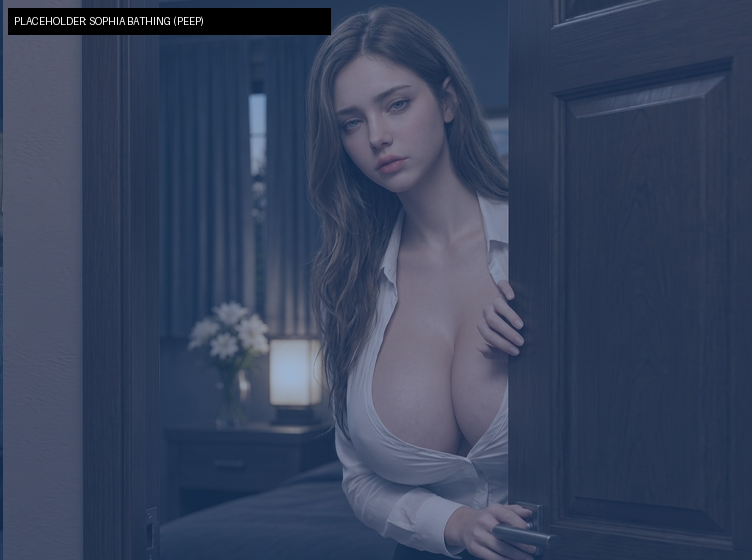
#> input picture assets/bg_sbpeek.png, 752 x 560 px, given in place of my_room_new.png, which was not available
$ python make_romance_assets.py
#> lines starting #> are read from the running program, lines starting #| are printed output that depends on the picture
"""v6.2: builds the new room pictures, the gift icons, the romance bar frame and the placeholder 'after the pill' pictures.
Usage: python3 tools/make_romance_assets.py <folder with the artist's uploads>
Writes assets/map_room.png + assets/map_room_up.png (11 x 7 tiles of 24 px, cropped from the 312x216 exports),
assets/gift_*.png (icons), assets/romance_bar.png (heart + empty track, the fill is drawn by main.c) and prints the track geometry."""
import sys, os
from PIL import Image
up = sys.argv[1] if len(sys.argv) > 1 else '/mnt/user-data/uploads'
def room(src, dst):
#> called with src = 'my_room_new.png', dst = 'assets/map_room.png'
    im = Image.open(os.path.join(up, src)).convert('RGBA'); im.crop((24, 24, 288, 192)).save(dst)   # the frame starts one tile in; the grey strip on the right is cut off
#> after `im = Image.open(os.path.join(up, src)).convert('RGBA')`:
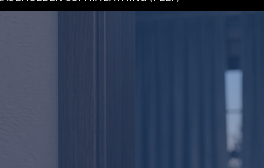
#> saved as map_room.png: PIL image 264x168 RGBA; mean R, G, B, A 49, 63, 88.3, 255
room('my_room_new.png', 'assets/map_room.png'); room('my_room_new_upgrade.png', 'assets/map_room_up.png')
#> call 2 of room, with src = 'my_room_new_upgrade.png', dst = 'assets/map_room_up.png'
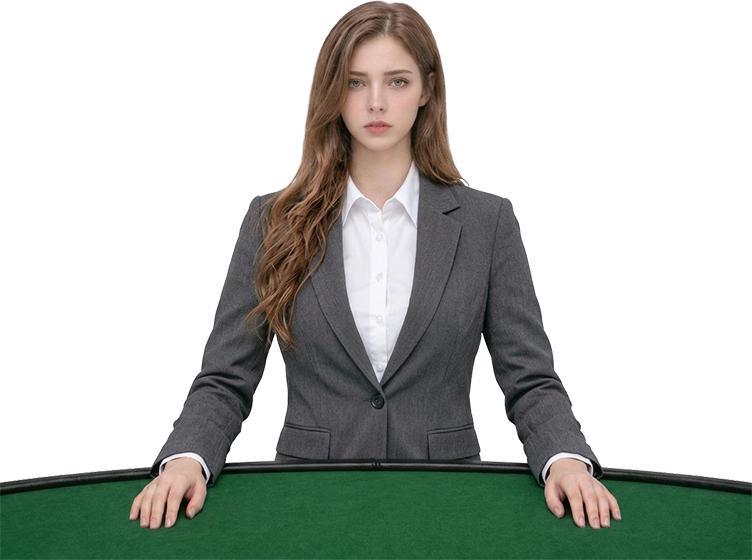
#> input picture assets/boss_sophia.png, 752 x 560 px, given in place of my_room_new_upgrade.png, which was not available
#> in room, im is the input picture: PIL image 752x560 RGBA; mean R, G, B, A 157.5, 160.9, 155.3, 108.1
#> in room (call 2), `im = Image.open(os.path.join(up, src)).convert('RGBA')`:
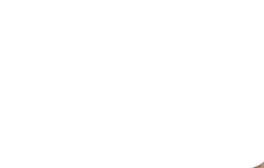
#> saved as map_room_up.png: PIL image 264x168 RGBA; mean R, G, B, A 221.9, 218.7, 216.9, 0.2; transparent parts drawn white
def icon(src, dst, h):
#> called with src = 'flower.PNG', dst = 'assets/gift_flower.png', h = 72
    im = Image.open(os.path.join(up, src)).convert('RGBA'); im = im.crop(im.getbbox())
    w = max(1, round(im.width * h / im.height)); im.resize((w, h), Image.NEAREST if im.height > h else Image.LANCZOS).save(dst)
#> after `w = max(1, round(im.width * h / im.height))`: w = 97
#> after `w = max(1, round(im.width * h / im.height))`:
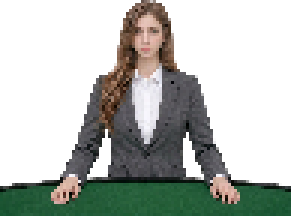
#> saved as gift_flower.png: PIL image 97x72 RGBA (shown 3 times larger); mean R, G, B, A 156.4, 159.8, 154.1, 108.3; transparent parts drawn white
icon('flower.PNG', 'assets/gift_flower.png', 72); icon('a-stack-of-cash-bills-bound-with-a-64x64-pixel-art-0afa.png', 'assets/gift_cash.png', 72)
#> (the run stopped early here; a loop or call above may not have finished)
